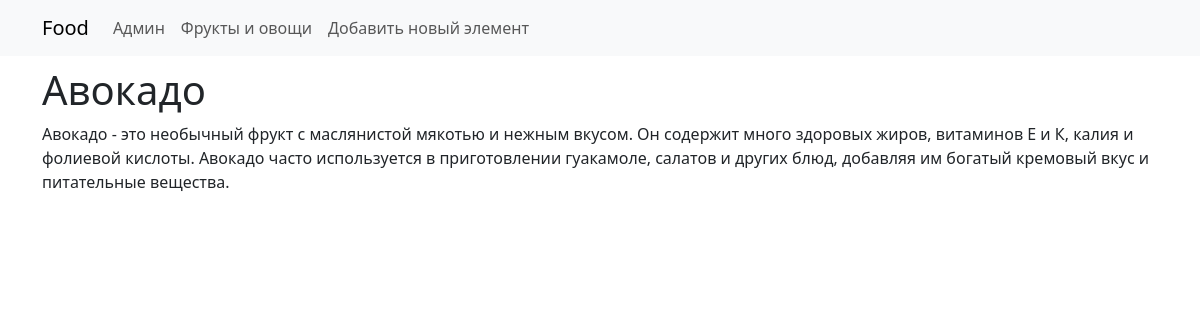
Page /food/3/ on the committed database.
### table/models.py (models this page shows, shortened)
class Food(models.Model):
    name = models.CharField(max_length=100, verbose_name="Заголовок")
    description = models.TextField(verbose_name="Текст статьи")
    img = models.ImageField(upload_to='photos/%Y/%m/%d', blank=True, verbose_name='Фото')
    type = models.ForeignKey(FoodType, on_delete=models.PROTECT, null=True, default=1, verbose_name='Тип еды')

### table/views.py (the view)
# urls.py: path('food/<int:pk>/', views.food_detail, name='food_detail'),
def food_detail(request, pk):
    food = get_object_or_404(Food, pk=pk)
    return render(request, 'food_detail.html', {'food': food})

### table/templates/food_detail.html (shortened to what this page needs)
{% extends 'base.html' %}
{% block content %}
<section>
    <div class="container">
        <h1>{{ food.name }}</h1>
        <p>{{ food.description }}</p>
    </div>
</section>
{% endblock content %}

### table/static/css/styles.css (style rules this page uses)
section, button { padding-top: 10px; padding-bottom: 10px; }

### rows in the picture
Food: name "Авокадо", description "Авокадо - это необычный фрукт с маслянистой мякотью и нежным вкусом. Он содержит много здоровых жиров, витаминов E и К, калия и фолиевой кислоты. Авокадо часто используется в приготовлении гуакамоле, салатов и других блюд, добавляя им богатый кремовый вкус и питательные вещества."
